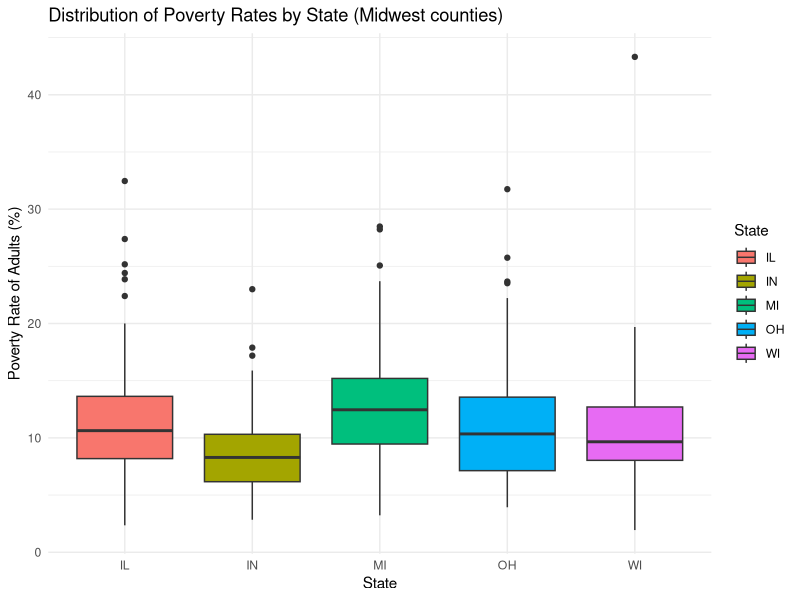

This chart was generated by the following R code:
## ---- chunk 1
install.packages("tidyverse")
## ---- chunk 2
require(tidyverse)
## ---- chunk 3
dataset <- midwest
## ---- chunk 4
head(dataset)
## ---- chunk 5
mean(dataset$percollege)
## ---- chunk 6

## ---- chunk 7

## ---- chunk 8

## ---- chunk 9

## ---- chunk 10

# Boxplot of poverty rate by state using the 'midwest' dataset
ggplot(dataset, aes(x = state, y = percadultpoverty, fill = state)) +
  geom_boxplot() +
  labs(
    title = "Distribution of Poverty Rates by State (Midwest counties)",
    x = "State",
    y = "Poverty Rate of Adults (%)",
    fill = "State"
  ) +
  theme_minimal() +
  theme(
    legend.position = "right"
  )
## ---- chunk 11

